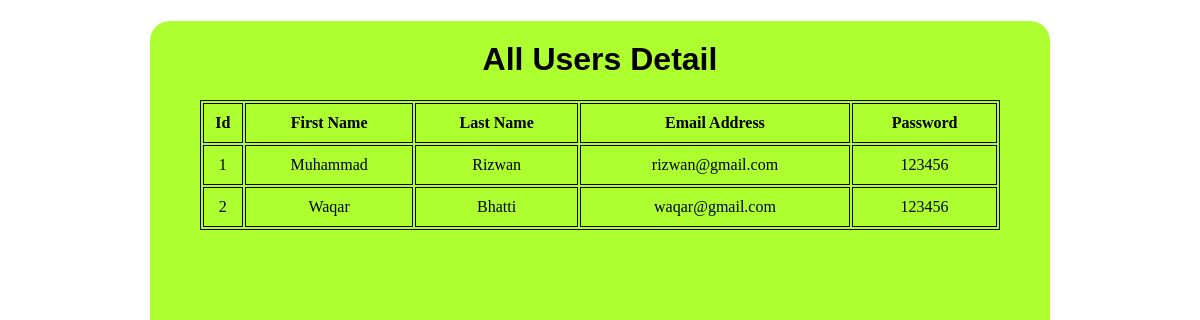
Page /usersinfo.php on the committed database.
### tables this page shows
CREATE TABLE IF NOT EXISTS `user_detail` (
  `id` int(4) NOT NULL AUTO_INCREMENT,
  `fname` text NOT NULL,
  `lname` text NOT NULL,
  `uname` varchar(25) NOT NULL,
  `password` varchar(10) NOT NULL,
  PRIMARY KEY (`id`)
);

### usersinfo.php (the view, shortened to what this page needs)
<?php
	$host = "localhost";
	$user = "root";
	$password = "";
	$db = "crud";
	$conn = mysqli_connect($host, $user, $password);
	mysqli_select_db($conn,$db);
	$sql = "SELECT* FROM user_detail";
		$result = mysqli_query($conn, $sql) or die("Query Unsuccessful");
		if (mysqli_num_rows($result) > 0)
		{
?>
<!DOCTYPE html>
<html>
<head>
</head>
<body>
<div class="table-data">
	<h1>All Users Detail</h1>
	<table>
	<thead>
		<th>Id	</th>
		<th>First Name	</th>
		<th>Last Name	</th>
		<th>Email Address</th>
		<th>Password</th>
	</thead>
	<tbody>
			<?php
            while($row = mysqli_fetch_assoc($result)){
            ?>
		<tr>
			<td><?php echo $row['id'];?></td>
			<td><?php echo $row['fname'];?></td>
			<td><?php echo $row['lname'];?></td>
			<td><?php echo $row['uname'];?></td>
			<td> <?php echo $row['password'];?> </td>
		</tr>
		<?php } ?>
	</tbody>
</table>
<?php } else {
	echo "Record not found";
}
?>
</div>
</body>
</html>

### usersinfo.php (style rules this page uses)
table,td,th { border: 1px solid black; }
table { width: 800px; margin-left: calc(50% - 400px); }
tr { height: 40px; }
th, td { text-align: center; }
.table-data { width: 900px; background-color: greenyellow; height: auto; min-height: 1000px; border-radius: 20px; margin-left: calc(50% - 450px); }
h1 { text-align: center; font-family: arial; padding-top: 20px; }

### rows in the picture
user_detail: id "1", fname "Muhammad", lname "Rizwan", uname "rizwan@gmail.com", password "123456"
user_detail: id "2", fname "Waqar", lname "Bhatti", uname "waqar@gmail.com", password "123456"
